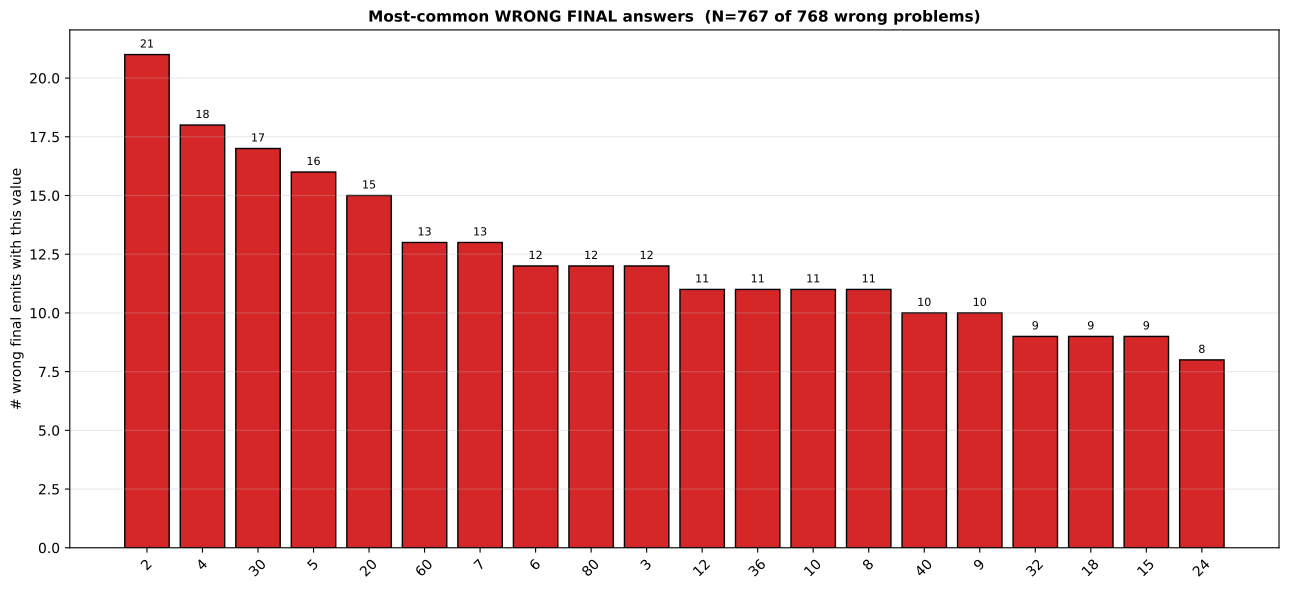

Reproduce this figure in Python.
"""Value-level patterns in the FINAL wrong emits for the 768 GSM8K problems
CODI never gets right (wrong at step 6 force-decode).

Compare against:
  - the gold final answers (what should have been emitted)
  - the 'rescue cohort' wrong-before-right pattern we analyzed earlier
  - the question's mentioned operands

Patterns examined:
  - Most-common attractor values
  - First-digit distribution (Benford check)
  - Last-digit distribution (round-number bias)
  - Roundness multiples
  - Sign
  - Digit count vs gold
  - Distance to gold (|emit - gold| distribution)
  - Wrong emit equals an operand-from-question?
  - Wrong emit equals a pairwise op result?
  - Wrong emit equals a marker's c-value?

Output: final_wrong_patterns_gsm8k.{json,pdf}
"""
from __future__ import annotations

import json, re
from collections import Counter
from pathlib import Path

import matplotlib
matplotlib.rcParams["text.parse_math"] = False
import matplotlib.pyplot as plt
import numpy as np
from matplotlib.backends.backend_pdf import PdfPages

PD = Path(__file__).resolve().parent
REPO = Path(__file__).resolve().parents[2]
FD_JSON = REPO / "experiments" / "computation_probes" / "force_decode_per_step_gsm8k.json"
OUT_JSON = PD / "final_wrong_patterns_gsm8k.json"
OUT_PDF = PD / "final_wrong_patterns_gsm8k.pdf"


def parse_markers(s):
    s = s.replace(",", "")
    return re.findall(r"<<(-?\d+\.?\d*)\s*([+\-*/])\s*(-?\d+\.?\d*)\s*=\s*(-?\d+\.?\d*)>>", s)


def emit_final(s):
    s = s.replace(",", "")
    nums = re.findall(r"-?\d+\.?\d*", s)
    if not nums: return None
    try: return float(nums[-1])
    except: return None


def extract_question_numbers(q):
    s = q.replace(",", "")
    nums = re.findall(r"-?\d+\.?\d*", s)
    out = []
    for n in nums:
        try: out.append(float(n))
        except: pass
    return out


def first_digit(x):
    if x == 0: return None
    s = str(abs(int(x))) if x == int(x) else str(abs(x)).split(".")[0]
    s = s.lstrip("0")
    return int(s[0]) if s else None


def last_digit(x):
    return int(abs(int(x))) % 10


def main():
    fd = json.load(open(FD_JSON))
    from datasets import load_dataset
    ds = load_dataset("gsm8k", "main")["test"]

    rows = fd["rows"]
    wrong_finals = []  # list of dicts for problems wrong-at-step-6
    for r in rows:
        idx = r["idx"]
        ex = ds[idx]
        gold_match = re.search(r"####\s*(-?\d+\.?\d*)", ex["answer"].replace(",", ""))
        if gold_match is None: continue
        gold = float(gold_match.group(1))
        markers = [(float(a), op, float(b), float(c))
                   for a, op, b, c in parse_markers(ex["answer"])]
        emit_vals = [emit_final(e) for e in r["step_emits"]]
        final_emit = emit_vals[-1]
        if final_emit is not None and abs(final_emit - gold) < 1e-3:
            continue   # exclude correct
        wrong_finals.append({
            "idx": idx,
            "q": ex["question"].strip().replace("  ", " "),
            "gold": gold,
            "markers": markers,
            "n_markers": len(markers),
            "ops_in_q": extract_question_numbers(ex["question"]),
            "final_emit": final_emit,
            "final_emit_text": r["step_emits"][-1],
        })

    parseable = [p for p in wrong_finals if p["final_emit"] is not None]
    unparseable = len(wrong_finals) - len(parseable)
    print(f"  Wrong-at-step-6 problems: {len(wrong_finals)}  "
          f"({len(parseable)} parseable, {unparseable} unparseable)")

    vals = np.array([p["final_emit"] for p in parseable])
    golds = np.array([p["gold"] for p in parseable])
    N = len(vals)

    # ===== Top attractor values =====
    val_counter = Counter()
    for v in vals:
        if v == int(v):
            val_counter[int(v)] += 1
        else:
            val_counter[round(v, 2)] += 1
    top_values = val_counter.most_common(20)
    print(f"\nTop-15 wrong-final values:")
    for v, c in top_values[:15]:
        print(f"  {v:<10}{c:>4}  ({c/N*100:.1f}%)")

    # ===== First-digit (Benford) =====
    first_digits = [first_digit(v) for v in vals if first_digit(v) is not None]
    fd_counts = Counter(first_digits)
    fd_dist = np.array([fd_counts.get(d, 0) / len(first_digits) * 100
                        for d in range(1, 10)])
    benford = np.array([np.log10(1 + 1 / d) * 100 for d in range(1, 10)])

    # ===== Last-digit =====
    last_digits = [last_digit(v) for v in vals]
    ld_counts = Counter(last_digits)
    ld_dist = np.array([ld_counts.get(d, 0) / len(last_digits) * 100 for d in range(10)])

    # ===== Roundness =====
    n_mult5 = int(np.sum(vals % 5 == 0))
    n_mult10 = int(np.sum(vals % 10 == 0))
    n_mult100 = int(np.sum(vals % 100 == 0))
    gold_mult5 = int(np.sum(golds % 5 == 0))
    gold_mult10 = int(np.sum(golds % 10 == 0))

    # ===== Sign =====
    n_neg = int(np.sum(vals < 0))
    n_zero = int(np.sum(vals == 0))
    n_pos = int(np.sum(vals > 0))

    # ===== Distance to gold =====
    diffs = vals - golds
    abs_diffs = np.abs(diffs)
    rel_diffs = np.where(golds != 0, abs_diffs / np.abs(golds), np.nan)

    # ===== Relation to question / markers =====
    n_match_op = 0
    n_match_op_pair = 0
    n_match_marker = 0
    for p in parseable:
        v = p["final_emit"]
        ops = p["ops_in_q"]; markers = p["markers"]
        if any(abs(v - x) < 1e-3 for x in ops):
            n_match_op += 1
        # pair op
        for i in range(len(ops)):
            for j in range(len(ops)):
                if i == j: continue
                a, b = ops[i], ops[j]
                rs = [a + b, a - b, a * b]
                if b != 0: rs.append(a / b)
                if any(abs(v - r) < 1e-3 for r in rs):
                    n_match_op_pair += 1; break
            else: continue
            break
        if markers and any(abs(v - m[3]) < 1e-3 for m in markers):
            n_match_marker += 1

    print(f"\nFirst-digit distribution (vs Benford):")
    for d in range(1, 10):
        bar = "█" * int(fd_dist[d-1] / 2)
        print(f"  {d}: emit {fd_dist[d-1]:5.1f}%  benford {benford[d-1]:5.1f}%  {bar}")
    print(f"\nLast-digit distribution:")
    for d in range(10):
        bar = "█" * int(ld_dist[d] / 2)
        print(f"  {d}: {ld_dist[d]:5.1f}%  {bar}")
    print(f"\nRoundness: mult5={n_mult5/N*100:.1f}%  mult10={n_mult10/N*100:.1f}%  "
          f"mult100={n_mult100/N*100:.1f}%  (gold: mult5={gold_mult5/N*100:.1f}%  "
          f"mult10={gold_mult10/N*100:.1f}%)")
    print(f"Sign: {n_neg/N*100:.1f}% neg, {n_zero/N*100:.1f}% zero, {n_pos/N*100:.1f}% pos")
    print(f"Distance to gold:  median={np.median(abs_diffs):g}, "
          f"mean={np.mean(abs_diffs):g}, max={abs_diffs.max():g}")
    print(f"Relative distance:  median={np.nanmedian(rel_diffs):g}, "
          f"mean={np.nanmean(rel_diffs):g}")
    print(f"Match question content:")
    print(f"  = a question operand: {n_match_op} ({n_match_op/N*100:.1f}%)")
    print(f"  = a pair-op of two operands: {n_match_op_pair} ({n_match_op_pair/N*100:.1f}%)")
    print(f"  = an intermediate marker value: {n_match_marker} ({n_match_marker/N*100:.1f}%)")

    out = {
        "N_wrong_problems": len(wrong_finals),
        "N_parseable_finals": N,
        "N_unparseable_finals": unparseable,
        "top_values": [{"value": float(v), "count": c, "pct": c/N*100}
                       for v, c in top_values],
        "first_digit_dist_pct": fd_dist.tolist(),
        "benford_pct": benford.tolist(),
        "last_digit_dist_pct": ld_dist.tolist(),
        "roundness": {"mult5_pct": n_mult5/N*100, "mult10_pct": n_mult10/N*100,
                       "mult100_pct": n_mult100/N*100,
                       "gold_mult5_pct": gold_mult5/N*100,
                       "gold_mult10_pct": gold_mult10/N*100},
        "sign": {"neg_pct": n_neg/N*100, "zero_pct": n_zero/N*100,
                  "pos_pct": n_pos/N*100},
        "distance_to_gold": {"median": float(np.median(abs_diffs)),
                              "mean": float(np.mean(abs_diffs)),
                              "max": float(abs_diffs.max()),
                              "median_rel": float(np.nanmedian(rel_diffs))},
        "match_question_content": {"operand_pct": n_match_op/N*100,
                                    "op_pair_pct": n_match_op_pair/N*100,
                                    "marker_pct": n_match_marker/N*100},
    }
    OUT_JSON.write_text(json.dumps(out, indent=2))
    print(f"\nsaved {OUT_JSON}")

    # Plots
    with PdfPages(OUT_PDF) as pdf:
        # Page 1: top values
        fig, ax = plt.subplots(figsize=(13, 6))
        top = top_values[:25]
        labels = [str(v) for v, _ in top]
        cnts = [c for _, c in top]
        ax.bar(range(len(labels)), cnts, color="#d62728", edgecolor="black")
        ax.set_xticks(range(len(labels))); ax.set_xticklabels(labels, rotation=45)
        ax.set_ylabel("# wrong final emits with this value")
        for i, c in enumerate(cnts):
            ax.text(i, c + 0.3, str(c), ha="center", fontsize=8)
        ax.set_title(f"Most-common WRONG FINAL answers  (N={N} of {len(wrong_finals)} wrong problems)",
                     fontsize=11, fontweight="bold")
        ax.grid(axis="y", alpha=0.3)
        fig.tight_layout()
        pdf.savefig(fig, bbox_inches="tight"); plt.close(fig)

        # Page 2: first-digit vs Benford
        fig, ax = plt.subplots(figsize=(11, 5.5))
        w = 0.4
        ax.bar(np.arange(1, 10) - w/2, fd_dist, w, color="#d62728",
               edgecolor="black", label="wrong final emit")
        ax.bar(np.arange(1, 10) + w/2, benford, w, color="#2ca02c",
               edgecolor="black", label="Benford's law")
        ax.set_xticks(range(1, 10)); ax.set_xlabel("first digit")
        ax.set_ylabel("% of N")
        ax.set_title("First-digit distribution of WRONG FINAL emits vs Benford",
                     fontsize=11, fontweight="bold")
        ax.legend(); ax.grid(axis="y", alpha=0.3)
        fig.tight_layout()
        pdf.savefig(fig, bbox_inches="tight"); plt.close(fig)

        # Page 3: last-digit
        fig, ax = plt.subplots(figsize=(11, 5.5))
        bars = ax.bar(range(10), ld_dist, color="#9467bd", edgecolor="black")
        for b, v in zip(bars, ld_dist):
            ax.text(b.get_x() + b.get_width()/2, v + 0.3, f"{v:.1f}",
                    ha="center", fontsize=9)
        ax.axhline(10, color="black", ls="--", alpha=0.5, label="uniform (10%)")
        ax.set_xticks(range(10)); ax.set_xlabel("last digit")
        ax.set_ylabel("% of N")
        ax.set_title("Last-digit distribution of WRONG FINAL emits",
                     fontsize=11, fontweight="bold")
        ax.legend(); ax.grid(axis="y", alpha=0.3)
        fig.tight_layout()
        pdf.savefig(fig, bbox_inches="tight"); plt.close(fig)

        # Page 4: distance to gold histogram (capped)
        fig, axes = plt.subplots(1, 2, figsize=(13, 5))
        ax = axes[0]
        # absolute diff capped at percentile
        cap = float(np.percentile(abs_diffs, 95))
        ad_clip = np.clip(abs_diffs, 0, cap)
        ax.hist(ad_clip, bins=50, color="#d62728", edgecolor="black")
        ax.axvline(np.median(abs_diffs), color="black", ls="--",
                   label=f"median = {np.median(abs_diffs):g}")
        ax.set_xlabel(f"|wrong emit − gold|  (clipped at p95={cap:g})")
        ax.set_ylabel("# problems")
        ax.set_title("Absolute distance from gold", fontsize=10, fontweight="bold")
        ax.legend(); ax.grid(alpha=0.3)

        ax = axes[1]
        # relative diff capped at 5
        rd_clip = np.clip(rel_diffs[~np.isnan(rel_diffs)], 0, 5)
        ax.hist(rd_clip, bins=40, color="#dd8452", edgecolor="black")
        ax.axvline(np.nanmedian(rel_diffs), color="black", ls="--",
                   label=f"median = {np.nanmedian(rel_diffs):.2f}")
        ax.set_xlabel("|wrong emit − gold| / |gold|  (clipped at 5)")
        ax.set_ylabel("# problems")
        ax.set_title("Relative distance from gold", fontsize=10, fontweight="bold")
        ax.legend(); ax.grid(alpha=0.3)
        fig.tight_layout()
        pdf.savefig(fig, bbox_inches="tight"); plt.close(fig)

        # Page 5: question-content matches + roundness
        fig, axes = plt.subplots(1, 2, figsize=(13, 5))
        ax = axes[0]
        labels = ["= operand", "= pair-op", "= a marker"]
        pcts = [n_match_op/N*100, n_match_op_pair/N*100, n_match_marker/N*100]
        ax.bar(labels, pcts, color=["#4c72b0", "#dd8452", "#2ca02c"],
               edgecolor="black")
        for i, p in enumerate(pcts):
            ax.text(i, p + 0.5, f"{p:.1f}%", ha="center", fontsize=10)
        ax.set_ylabel("% of N")
        ax.set_title("Wrong final emit matches…?", fontsize=10, fontweight="bold")
        ax.grid(axis="y", alpha=0.3)
        ax = axes[1]
        labels = ["mult 5", "mult 10", "mult 100"]
        e_pcts = [n_mult5/N*100, n_mult10/N*100, n_mult100/N*100]
        g_pcts = [gold_mult5/N*100, gold_mult10/N*100,
                   int(np.sum(golds % 100 == 0))/N*100]
        w = 0.4; xs = np.arange(len(labels))
        ax.bar(xs - w/2, e_pcts, w, color="#d62728", edgecolor="black", label="wrong emit")
        ax.bar(xs + w/2, g_pcts, w, color="#2ca02c", edgecolor="black", label="gold")
        ax.set_xticks(xs); ax.set_xticklabels(labels)
        ax.set_ylabel("% of N")
        ax.set_title("Roundness comparison", fontsize=10, fontweight="bold")
        ax.legend(); ax.grid(axis="y", alpha=0.3)
        fig.tight_layout()
        pdf.savefig(fig, bbox_inches="tight"); plt.close(fig)

        # Page 6: text summary
        fig, ax = plt.subplots(figsize=(11.5, 8.5))
        ax.axis("off")
        body = (f"Wrong-final-answer summary  (N={N} of {len(wrong_finals)} wrong-at-step-6 problems)\n\n"
                f"Top-12 most-common wrong values:\n")
        for v, c in top_values[:12]:
            body += f"  {v!s:<10} {c:>4}  ({c/N*100:.1f}%)\n"
        body += f"\nFirst-digit distribution (~ Benford? yes):\n"
        body += "  " + "  ".join(f"{d}:{fd_dist[d-1]:.1f}%" for d in range(1, 10)) + "\n"
        body += f"\nLast-digit distribution (uniform = 10%):\n"
        body += "  " + "  ".join(f"{d}:{ld_dist[d]:.1f}%" for d in range(10)) + "\n"
        body += f"\nRoundness:  mult5 = {n_mult5/N*100:.1f}%  mult10 = {n_mult10/N*100:.1f}%  "
        body += f"mult100 = {n_mult100/N*100:.1f}%\n"
        body += f"\nSign: {n_pos/N*100:.1f}% positive, {n_neg/N*100:.1f}% negative, {n_zero/N*100:.1f}% zero\n"
        body += f"\nDistance to gold: median {np.median(abs_diffs):g}, "
        body += f"mean {np.mean(abs_diffs):g}, median-relative {np.nanmedian(rel_diffs):.2f}x\n"
        body += f"\nWrong emit matches…\n"
        body += f"  a question operand:    {n_match_op}  ({n_match_op/N*100:.1f}%)\n"
        body += f"  a pair-op of operands: {n_match_op_pair}  ({n_match_op_pair/N*100:.1f}%)\n"
        body += f"  an intermediate marker:{n_match_marker}  ({n_match_marker/N*100:.1f}%)\n"
        ax.text(0.04, 0.97, body, va="top", ha="left", family="monospace", fontsize=10)
        ax.set_title("Wrong-final-answer summary",
                     fontsize=12, fontweight="bold")
        pdf.savefig(fig, bbox_inches="tight"); plt.close(fig)
    print(f"saved {OUT_PDF}")


if __name__ == "__main__":
    main()
